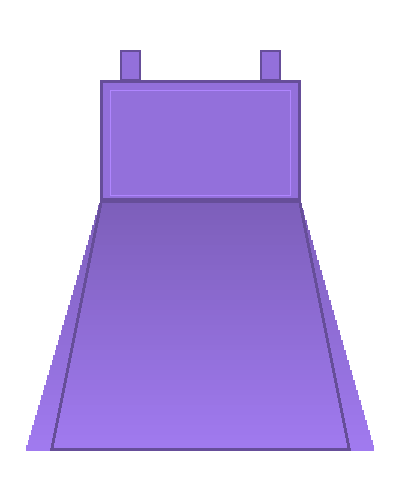
#> input picture frontend/assets/clothes/dress10.png, 400 x 500 px
$ python test_overlay_fix.py frontend/assets/clothes/dress10.png frontend/assets/clothes/dress11.png frontend/assets/clothes/dress11.png
#> lines starting #> are read from the running program, lines starting #| are printed output that depends on the picture; after the words box and inside, x2 and y2 are one past the last pixel; in counts of white or black regions, pixels touching at a corner belong together
"""
Test script to verify overlay fix

This script tests the overlay functionality with debug output.
Run this to diagnose overlay issues.
"""
import cv2
import numpy as np
import sys
import os

# Add app to path
sys.path.insert(0, os.path.dirname(__file__))

from app.services.ml.overlay_engine import OverlayEngine


def create_test_images():
    """Create simple test images for debugging"""
    # Create person image (blue background)
    person = np.zeros((512, 512, 3), dtype=np.uint8)
    person[:, :] = [200, 150, 100]  # Brownish color

    # Add a simple "body" shape
    cv2.rectangle(person, (150, 100), (350, 450), (180, 140, 100), -1)

    # Create cloth image (red shirt)
    cloth = np.zeros((512, 512, 3), dtype=np.uint8)
    cloth[:, :] = [50, 50, 200]  # Red color

    # Create cloth mask (shirt shape)
    mask = np.zeros((512, 512), dtype=np.uint8)
    cv2.rectangle(mask, (150, 100), (350, 300), 255, -1)

    return person, cloth, mask


def test_with_real_images(person_path, cloth_path, mask_path=None):
    """Test with real images"""
    print("\n" + "="*60)
    print("TESTING WITH REAL IMAGES")
    print("="*60)

    # Load images
    person = cv2.imread(person_path)
    cloth = cv2.imread(cloth_path)

    if person is None:
        print(f"ERROR: Could not load person image: {person_path}")
        return

    if cloth is None:
        print(f"ERROR: Could not load cloth image: {cloth_path}")
        return

    print(f"Loaded person: {person.shape}")
    print(f"Loaded cloth: {cloth.shape}")

    # Load or create mask
    if mask_path and os.path.exists(mask_path):
        mask = cv2.imread(mask_path, cv2.IMREAD_GRAYSCALE)
        print(f"Loaded mask: {mask.shape}")
    else:
        print("No mask provided, will be auto-generated")
        mask = np.zeros(cloth.shape[:2], dtype=np.uint8)

    # Test overlay
    engine = OverlayEngine()
    result, metadata = engine.overlay_cloth(
        person,
        cloth,
        mask,
        method='alpha',
        match_colors=True,
        add_shadow=True,
        feather_edges=True
    )

    # Save result
    output_path = 'test_overlay_result.jpg'
    cv2.imwrite(output_path, result)
    print(f"\n✓ Result saved to: {output_path}")
    print(f"✓ Metadata: {metadata}")

    return result


def test_with_synthetic_images():
    """Test with synthetic images"""
    print("\n" + "="*60)
    print("TESTING WITH SYNTHETIC IMAGES")
    print("="*60)

    # Create test images
    person, cloth, mask = create_test_images()
#> in create_test_images, `cv2.rectangle(person, (150, 100), (350, 450), (180, 140, 100), -1)`:
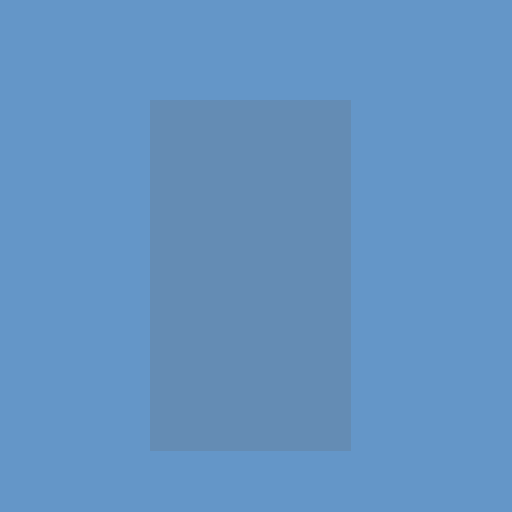
#> person: shape (512, 512, 3); mean of channels 0, 1, 2 194.6, 147.3, 100; drawn as B, G, R
#> in create_test_images, `cv2.rectangle(mask, (150, 100), (350, 300), 255, -1)`:
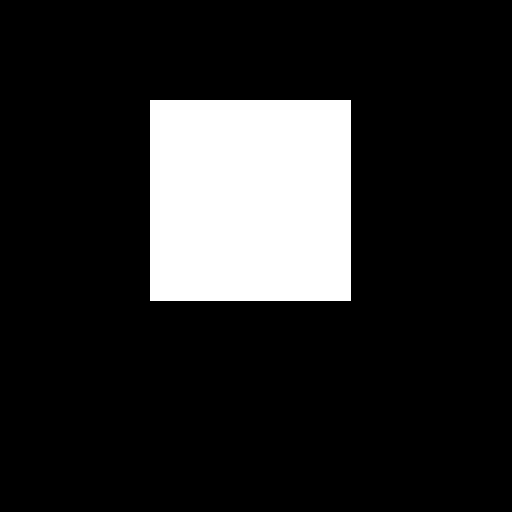
#> mask: shape (512, 512); 15.4% white; 1 white region, box (x1, y1, x2, y2) and area: (150, 100, 351, 301) 40401

    print(f"Created person: {person.shape}")
    print(f"Created cloth: {cloth.shape}")
    print(f"Created mask: {mask.shape}, non-zero: {np.count_nonzero(mask)}")

    # Save test inputs
    cv2.imwrite('test_person.png', person)
    cv2.imwrite('test_cloth.png', cloth)
    cv2.imwrite('test_mask.png', mask)
    print("✓ Test inputs saved")

    # Test overlay
    engine = OverlayEngine()
    result, metadata = engine.overlay_cloth(
        person,
        cloth,
        mask,
        method='alpha',
        match_colors=False,  # Skip for synthetic
        add_shadow=True,
        feather_edges=True
    )

    # Save result
    cv2.imwrite('test_synthetic_result.jpg', result)
    print(f"\n✓ Result saved to: test_synthetic_result.jpg")
    print(f"✓ Metadata: {metadata}")

    # Verify result
    diff = cv2.absdiff(result, person)
    diff_sum = np.sum(diff)

    print(f"\nVerification:")
    print(f"  Difference sum: {diff_sum:,.0f}")

    if diff_sum > 10000:
        print("  ✓ SUCCESS: Overlay applied (significant difference detected)")
    else:
        print("  ✗ FAILURE: No visible overlay (difference too small)")

    return result


def test_empty_mask():
    """Test with empty mask (common failure case)"""
    print("\n" + "="*60)
    print("TESTING WITH EMPTY MASK (Common Failure Case)")
    print("="*60)

    # Create test images
    person, cloth, _ = create_test_images()

    # Create EMPTY mask (all zeros)
    mask = np.zeros((512, 512), dtype=np.uint8)

    print(f"Created person: {person.shape}")
    print(f"Created cloth: {cloth.shape}")
    print(f"Created EMPTY mask: {mask.shape}, non-zero: {np.count_nonzero(mask)}")
    print("This should trigger the auto-fix!")

    # Test overlay
    engine = OverlayEngine()
    result, metadata = engine.overlay_cloth(
        person,
        cloth,
        mask,
        method='alpha',
        match_colors=False,
        add_shadow=False,
        feather_edges=False
    )

    # Save result
    cv2.imwrite('test_empty_mask_result.jpg', result)
    print(f"\n✓ Result saved to: test_empty_mask_result.jpg")

    # Verify result
    diff = cv2.absdiff(result, person)
    diff_sum = np.sum(diff)

    print(f"\nVerification:")
    print(f"  Difference sum: {diff_sum:,.0f}")

    if diff_sum > 10000:
        print("  ✓ SUCCESS: Auto-fix worked! Overlay applied despite empty mask")
    else:
        print("  ✗ FAILURE: Auto-fix did not work")

    return result


def main():
    """Main test function"""
    print("\n" + "="*60)
    print("OVERLAY FIX TEST SCRIPT")
    print("="*60)

    # Test 1: Synthetic images
    print("\n[TEST 1] Synthetic images with valid mask")
    test_with_synthetic_images()
#| Created person: (512, 512, 3)
#| Created cloth: (512, 512, 3)
#| Created mask: (512, 512), non-zero: 40401
#> in test_with_synthetic_images, `cv2.imwrite('test_cloth.png', cloth)`:
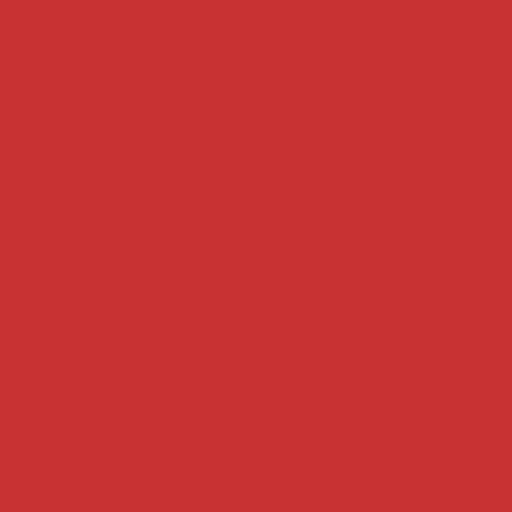
#> saved as test_cloth.png: shape (512, 512, 3); mean B, G, R 50, 50, 200
#> (the call stopped at in test_with_synthetic_images, `engine = OverlayEngine()`: app is not available in this run)

    # Test 2: Empty mask (common failure)
    print("\n[TEST 2] Empty mask (should auto-fix)")
    test_empty_mask()
#| Created person: (512, 512, 3)
#| Created cloth: (512, 512, 3)
#> (the call stopped at in test_empty_mask, `engine = OverlayEngine()`: app is not available in this run)

    # Test 3: Real images (if provided)
    if len(sys.argv) >= 3:
        person_path = sys.argv[1]
        cloth_path = sys.argv[2]
        mask_path = sys.argv[3] if len(sys.argv) > 3 else None

        print("\n[TEST 3] Real images")
        test_with_real_images(person_path, cloth_path, mask_path)
#> in test_with_real_images, person is the input picture: shape (500, 400, 3); mean B, G, R 235.2, 186, 202.1
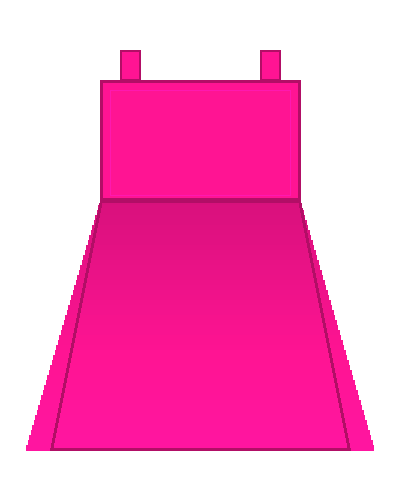
#> input picture frontend/assets/clothes/dress11.png, 400 x 500 px
#> in test_with_real_images, cloth is the input picture: shape (500, 400, 3); mean B, G, R 202.1, 143.7, 249.8
#| Loaded person: (500, 400, 3)
#| Loaded cloth: (500, 400, 3)
#> in test_with_real_images, `mask = cv2.imread(mask_path, cv2.IMREAD_GRAYSCALE)`:
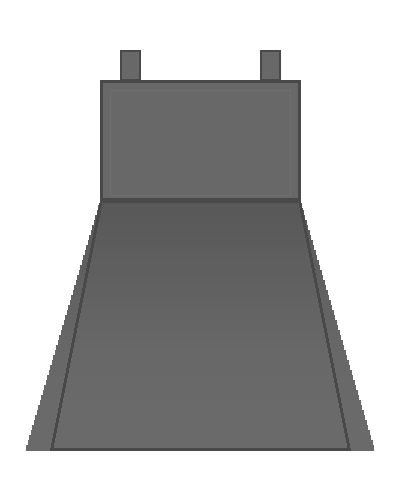
#> mask: shape (500, 400); min 73, max 255, mean 181.9
#| Loaded mask: (500, 400)
#> (the call stopped at in test_with_real_images, `engine = OverlayEngine()`: app is not available in this run)
    else:
        print("\n[TEST 3] Skipped (no real images provided)")
        print("Usage: python test_overlay_fix.py <person.jpg> <cloth.jpg> [mask.png]")

    print("\n" + "="*60)
    print("TESTS COMPLETE")
    print("="*60)
    print("\nCheck the following files:")
    print("  - test_synthetic_result.jpg")
    print("  - test_empty_mask_result.jpg")
    print("  - /tmp/tryon_debug/ (debug images)")
    print("\nIf overlay is still not visible, check:")
    print("  1. Mask generation (should auto-fix if empty)")
    print("  2. Cloth image (should not be black)")
    print("  3. Debug images in /tmp/tryon_debug/")


if __name__ == '__main__':
    main()
